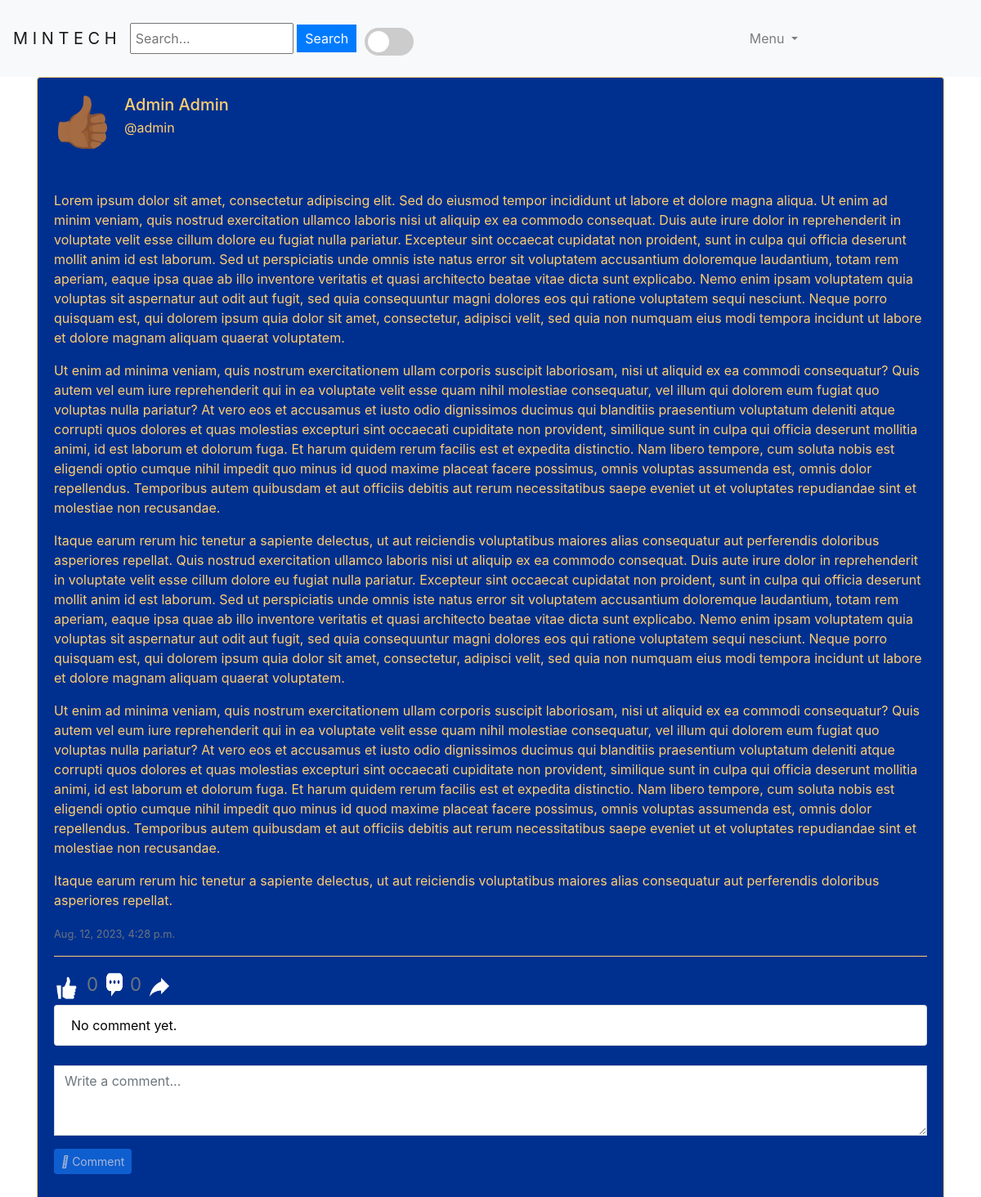
Before: /post_content/37 (signed in) with the older database file.
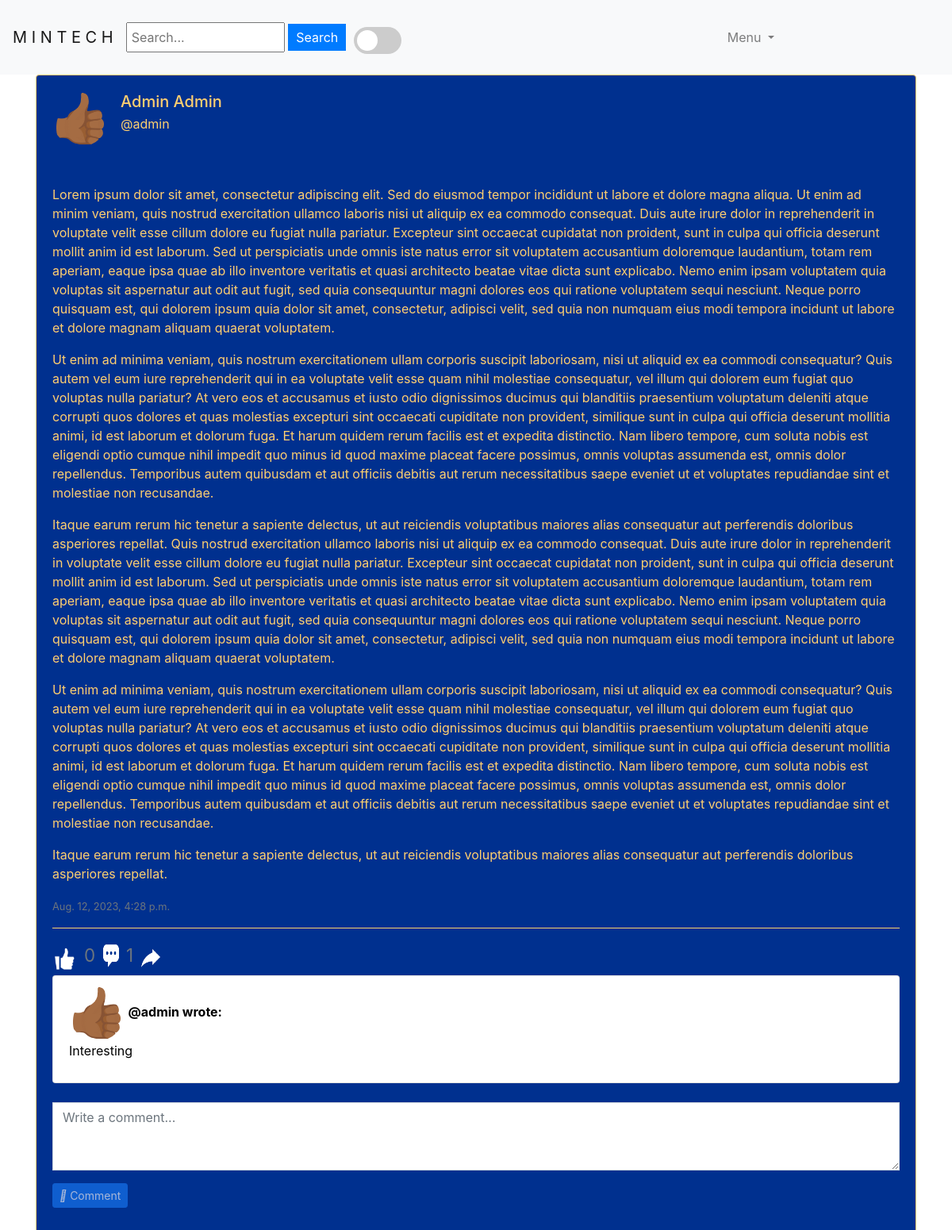
After: the same page with the newer database file.
### minsocial/models.py (models this page shows, shortened)
class Post(models.Model):
    user = models.ForeignKey(User, on_delete=models.CASCADE, blank=True, null=True, related_name="post_user")
    postContent = models.TextField(blank=True)
    timestamp = models.DateTimeField(auto_now_add=True)

class User(AbstractUser):
    profile_pics = models.ImageField(upload_to='profile_pics/', null=True, blank=True)
    phone_number = models.CharField(max_length=20, null=True, blank=True)
    about = models.TextField(null=True, blank=True)

class Comment(models.Model):
    author = models.ForeignKey(User, on_delete=models.CASCADE, blank=True, null=True, related_name="userComment")
    post = models.ForeignKey(Post, on_delete=models.CASCADE, blank=True, null=True, related_name="postComment")
    message = models.CharField(max_length=10000)

### minsocial/views.py (the view)
# urls.py: path("post_content/<int:post_id>", views.post_content, name="post_content"),
def post_content(request, post_id):
    if not request.user.is_authenticated:
        return render(request, "network/error.html")
    post = Post.objects.get(pk=post_id)
    allComments = Comment.objects.filter(post=post)
    user = request.user
    return render(request, "network/post_content.html", {
        "posts": post,
        "allComments": allComments,
    })

### minsocial/templatetags/my_filters.py (called while the page is built)
@register.filter
def split_paragraphs(value):
    return value.split('\n')

### minsocial/templates/network/post_content.html (shortened to what this page needs)
{% extends "network/layout.html" %}
{% load custom_tags %}
{% load my_filters %}
{% load static %}
{% block body %}
<div class="container">
  <div class="card">
    <div class="card-body">
      <div class="d-flex align-items-center">
        {% if posts.user.profile_pics %}
      <a href="{% url 'profile' user_id=posts.user.id %}">
        <img src="{{ posts.user.profile_pics.url }}" class="rounded-circle" width="70" height="70">
      </a>
      {% else %}
      <a href="{% url 'profile' user_id=posts.user.id %}">
        <img src="/media/post_image/hand.gif" class="rounded-circle" width="70" height="70">
      </a>
      {% endif %}
        <div class="ml-3">
          <h5 class="card-title mb-1">
          <a class="card-title" style="text-decoration: none;" href="{% url 'profile' user_id=posts.user.id %}">{{posts.user.first_name}} {{posts.user.last_name}}
          </h5>
          <p class="mb-0">
            <p>@{{posts.user.username}}</p></a>
          </p>
        </div>
          </div>
          <br>
          <br>
      <div class="card-text" id="content_{{ posts.id }}">
        {% for paragraph in posts.postContent|split_paragraphs %}
        <p>{{ paragraph|urlize }}</p>
        {% endfor %}
      <p class="card-text"><small class="text-muted">{{ posts.timestamp }}</small></p>
      {% include 'network/likes.html' %}
      <ul class="list-group">
        {% for comment in posts.postComment.all %}
        <li class="list-group-item">
          {% if comment.author.profile_pics %}
      <a href="{% url 'profile' user_id=comment.author.id %}">
        <img src="{{ comment.author.profile_pics.url }}" class="rounded-circle" width="70" height="70">
      </a>
      {% else %}
      <a href="{% url 'profile' user_id=comment.author.id %}">
        <img src="/media/post_image/hand.gif" class="rounded-circle" width="70" height="70">
      </a>
      {% endif %}
          <strong style="color: black;"><a href="{% url 'profile' user_id=comment.author.id %}"><span style="color: black;">@{{ comment.author.username }}</span></a> wrote:</strong>
          <div class="card-text" id="content_{{ comment.id }}">
            {% for paragraph in comment.message|split_paragraphs %}
            <p style="color: black;">{{ paragraph|urlize }}</p>
            {% endfor %}
          </div>
        </li>
        {% empty %}
        <li class="list-group-item" style="color: black;">No comment yet.</li>
        {% endfor %}
      </ul>
      <br>
      {% if user.is_authenticated %}
      <form action="{% url 'addComment' post_id=posts.id %}" method="POST">
        <div class="form-group">
          <span class="comment-field">
            <textarea type="text" id="new-comment" name="newComment" class="form-control rounded-0 shadow-none" rows="3" placeholder="Write a comment..."></textarea>
          </span>
        </div>
        <div class="form-group">
          <span class="btn-comment">
            <button type="submit" class="btn btn-primary btn-sm" style="background-color: #1877f2; border-color: #1877f2;" id="comment-btn">
              <i class="fas fa-paper-plane"></i> Comment
            </button>
          </span>
        </div>
      </form>
      {% endif %}
    </div>
    {% include "network/share.html" %}
{% endblock %}

### minsocial/templates/network/likes.html (shortened to what this page needs)
{% load custom_tags %}
{% load my_filters %}
{% load static %}
<hr style="border-color: #FFCF70;">
<div class="horizontal-container">
  <div class="">
    <button class="like-btn" data-post-id="{{ posts.id }}" style="background: none; border: none; padding: 0; width: 30px; height: 40px;">
      <img src="/media/post_image/white.png" width="100%" height="100%" alt="reaction-button" title="reaction">
    </button>
  </div>
  {% with total_count=posts.postLove.count|add:posts.postHaha.count|add:posts.postSad.count|add:posts.postShock.count|add:posts.post_like.count %}
  <h3 onclick="opensModal('{{ posts.id }}')">
    <small class="text-muted" style="color: #FFCF70;">{{ total_count }}</small>
    <button style="background: none; border: none; padding: 0; width: 24px; height: 35px;">
      <img src="/media/post_image/comments.png" width="100%" height="100%" alt="Comment" title="Comment">
    </button>
     <small class="text-muted">{{ posts.postComment.count }}</small>
  </h3>
  <button style="background: none; border: none; padding: 0; width: 24px; height: 35px;" onclick="shareFile('https:\//mintechy.pythonanywhere.com/group_post_content/{{ posts.id }}')">
    <img src="/media/post_image/shh.png" width="100%" height="100%" alt="Share" title="Share">
  </button>
{% endwith %}
</div>

Changed rows visible on the page:
computed for Post "Admin": postComment.count "0" → "1"
added Comment: author.username "admin", message "Interesting"
Other visible differences:
text no longer shown: "No comment yet."
